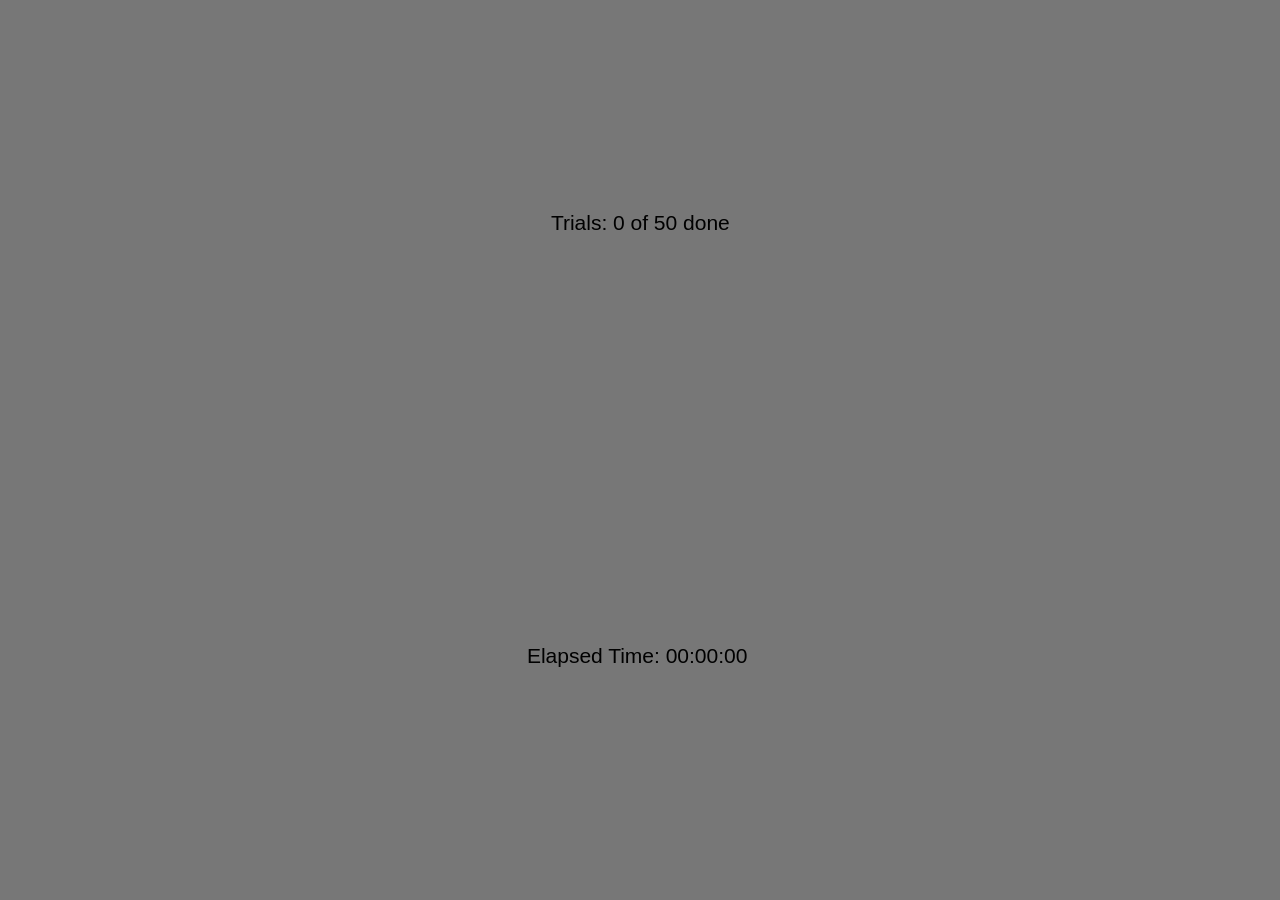
<?xml version="1.0" encoding="UTF-8"?>
<ui version="4.0">
 <class>MainWindow</class>
 <widget class="QMainWindow" name="MainWindow">
  <property name="geometry">
   <rect>
    <x>0</x>
    <y>0</y>
    <width>1280</width>
    <height>900</height>
   </rect>
  </property>
  <property name="windowTitle">
   <string>MainWindow</string>
  </property>
  <property name="styleSheet">
   <string notr="true">background: #777777</string>
  </property>
  <widget class="QWidget" name="centralwidget">
   <layout class="QVBoxLayout" name="verticalLayout">
    <item>
     <layout class="QVBoxLayout" name="verticalLayoutMain" stretch="1,1,10">
      <item>
       <layout class="QHBoxLayout" name="horizontalLayout_4">
        <item>
         <spacer name="horizontalSpacer_5">
          <property name="orientation">
           <enum>Qt::Horizontal</enum>
          </property>
          <property name="sizeHint" stdset="0">
           <size>
            <width>40</width>
            <height>20</height>
           </size>
          </property>
         </spacer>
        </item>
        <item>
         <widget class="QLabel" name="label_trial_counter">
          <property name="font">
           <font>
            <pointsize>16</pointsize>
           </font>
          </property>
          <property name="text">
           <string>Trials: 0 of 50 done</string>
          </property>
         </widget>
        </item>
        <item>
         <spacer name="horizontalSpacer_6">
          <property name="orientation">
           <enum>Qt::Horizontal</enum>
          </property>
          <property name="sizeHint" stdset="0">
           <size>
            <width>40</width>
            <height>20</height>
           </size>
          </property>
         </spacer>
        </item>
       </layout>
      </item>
      <item>
       <layout class="QHBoxLayout" name="horizontalLayout">
        <item>
         <spacer name="horizontalSpacer">
          <property name="orientation">
           <enum>Qt::Horizontal</enum>
          </property>
          <property name="sizeHint" stdset="0">
           <size>
            <width>40</width>
            <height>20</height>
           </size>
          </property>
         </spacer>
        </item>
        <item>
         <widget class="QLabel" name="label_elapsed_time">
          <property name="font">
           <font>
            <pointsize>16</pointsize>
           </font>
          </property>
          <property name="text">
           <string>Elapsed Time: 00:00:00 </string>
          </property>
         </widget>
        </item>
        <item>
         <spacer name="horizontalSpacer_2">
          <property name="orientation">
           <enum>Qt::Horizontal</enum>
          </property>
          <property name="sizeHint" stdset="0">
           <size>
            <width>40</width>
            <height>20</height>
           </size>
          </property>
         </spacer>
        </item>
       </layout>
      </item>
      <item>
       <layout class="QVBoxLayout" name="verticalLayoutForTaskStages"/>
      </item>
     </layout>
    </item>
   </layout>
  </widget>
  <widget class="QMenuBar" name="menubar">
   <property name="geometry">
    <rect>
     <x>0</x>
     <y>0</y>
     <width>1280</width>
     <height>21</height>
    </rect>
   </property>
  </widget>
  <widget class="QStatusBar" name="statusbar"/>
 </widget>
 <resources/>
 <connections/>
</ui>
